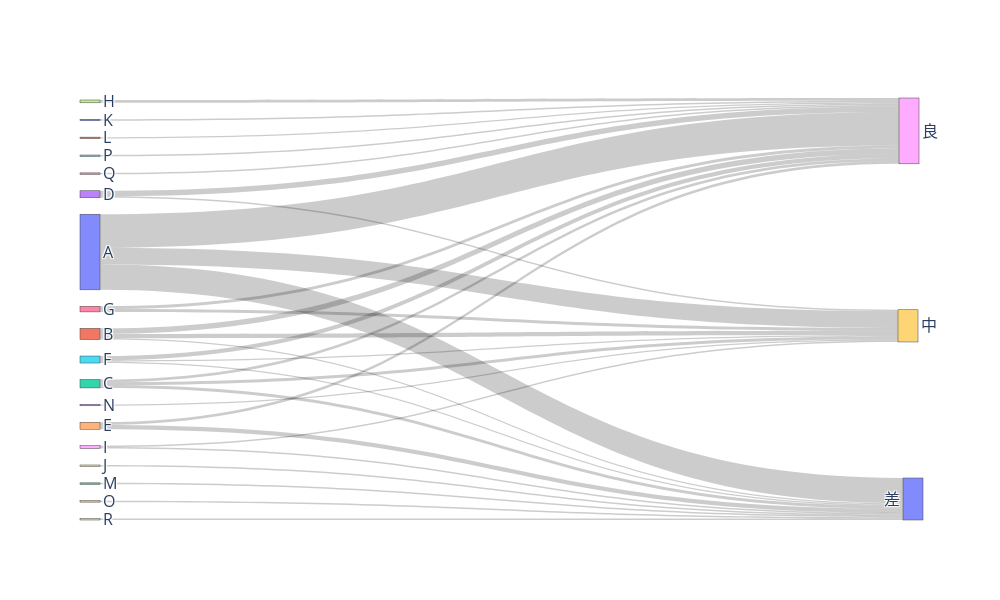

The notebook cell saved with this chart:
### Markdown cell above
### 桑基图可视化水肿体积进展

### Code cell
import plotly.graph_objects as go

# 示例数据
labels = ['A', 'B', 'C', 'D', 'E', 'F', 'G', 'H', 'I', 'J', 'K', 'L', 'M', 'N', 'O', 'P', 'Q', 'R', '良', '中', '差']
source = source_ed
target = target_ed
value = val_ed
# 创建桑基图
fig = go.Figure(data=[go.Sankey(
    node=dict(
        label=labels,
        # arrangement='perpendicular'
    ),
    link=dict(
        source=source,
        target=target,
        value=value,
    )
)])

fig.update_layout(
    width=1000,  # 设置宽度为800像素
    height=600,  # 设置高度为600像素
    font_size=16
)

# 显示图形
# fig.write_image("img/ed_sankey.pdf")
fig.show()

### Figure 1 — Plotly figure (JSON) as saved in the notebook; plotly's stock layout.template omitted (floating-point values rounded to 4 significant figures)
{"data": [{"link": {"source": [0, 0, 0, 1, 1, 1, 2, 2, 2, 3, 3, 4, 4, 5, 5, 5, 6, 6, 7, 8, 8, 9, 10, 11, 12, 13, 14, 15, 16, 17], "target": [20, 19, 18, 20, 19, 18, 20, 19, 18, 19, 18, 20, 18, 20, 19, 18, 19, 18, 18, 20, 19, 20, 18, 18, 20, 19, 20, 18, 18, 20], "value": [18, 12, 24, 1, 3, 4, 2, 2, 2, 1, 4, 3, 2, 1, 1, 3, 2, 2, 2, 1, 1, 1, 1, 1, 1, 1, 1, 1, 1, 1]}, "node": {"label": ["A", "B", "C", "D", "E", "F", "G", "H", "I", "J", "K", "L", "M", "N", "O", "P", "Q", "R", "良", "中", "差"], "x": [0.0119, 0.0119, 0.0119, 0.0119, 0.0119, 0.0119, 0.0119, 0.0119, 0.0119, 0.0119, 0.0119, 0.0119, 0.0119, 0.0119, 0.0119, 0.0119, 0.0119, 0.0119, 0.9869, 0.9857, 0.9917], "y": [0.362, 0.5571, 0.6755, 0.2244, 0.7756, 0.6179, 0.4978, 0.003333, 0.8265, 0.8707, 0.04755, 0.0901, 0.9132, 0.7264, 0.9558, 0.1326, 0.1752, 0.9983, 0.07357, 0.5378, 0.95]}, "type": "sankey"}], "layout": {"font": {"size": 16}, "height": 600, "width": 1000}}
